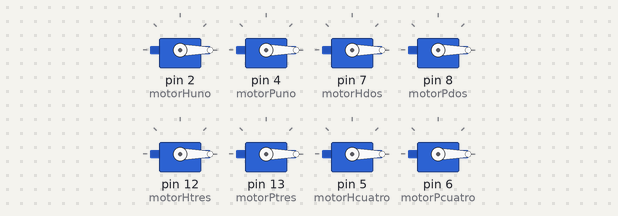
Recording of a sketch running on a simulated Arduino Uno, built with avr-gcc and run on an emulated ATmega328P. On the bench: 8 × servo.

Above: at 0.05 s.
At 1.75 s:
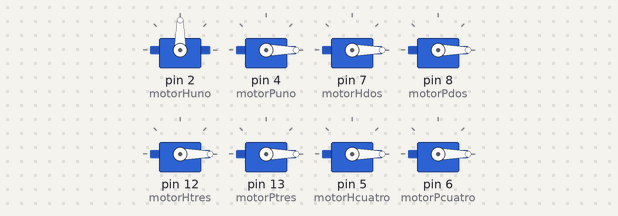
At 2.6 s:
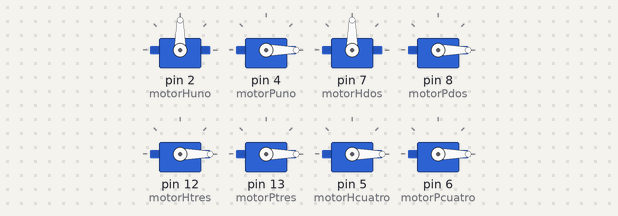
At 3.5 s:
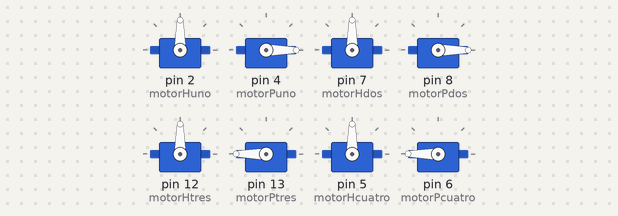
At 5.0 s:
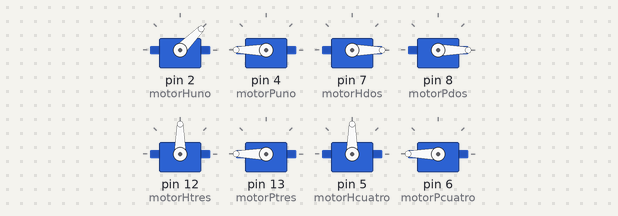
At 7.0 s:
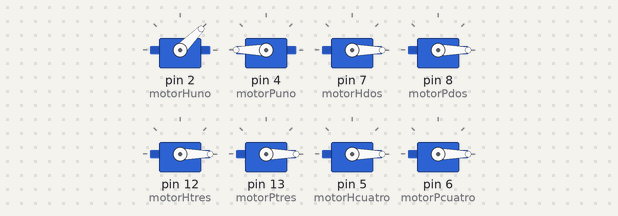
Timing chart, 0 to 11.7 s (numbered marks = the images above):
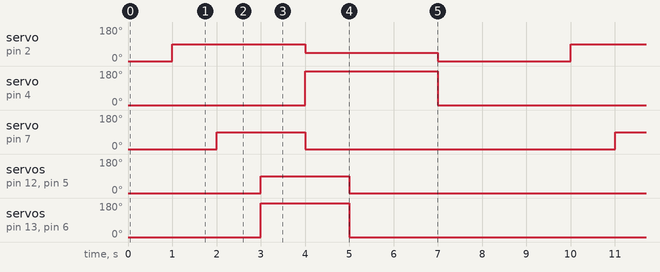

The sketch:

tripod_robot.ino
```cpp
#include <Servo.h>

int angulo;
Servo motorHuno;
Servo motorPuno;
Servo motorHdos ;
Servo motorPdos;
Servo motorHtres;
Servo motorPtres;
Servo motorHcuatro;
Servo motorPcuatro;
void setup() {
Serial.begin (9600);
 motorHuno.attach (2);
 motorPuno.attach (4);
 motorHdos.attach (7);
 motorPdos.attach (8);
 motorHtres.attach (12) ;
 motorPtres.attach(13) ;
 motorHcuatro.attach (5);
 motorPcuatro.attach (6);
}

void loop() {

  motorHuno.write(0);
 motorPuno.write(0);
 motorHdos.write(0);
 motorPdos.write (0);
 motorHtres.write(0);
 motorPtres.write(0);
 motorHcuatro.write (0);
 motorPcuatro.write (0);
delay (1000);

 motorHuno.write(90);
 motorPuno.write(0);
 delay (1000);
 motorHdos.write(90);
 motorPdos.write (0);
 delay (1000);
 motorHtres.write(90);
 motorPtres.write(180);
 motorHcuatro.write (90);
 motorPcuatro.write (180);
delay (1000);

motorHuno.write(45);
 motorPuno.write(330);
 motorHdos.write(0);
 motorPdos.write (0);
 delay (1000);
 motorHtres.write(0);
 motorPtres.write(0);
 motorHcuatro.write (0);
 motorPcuatro.write (0);
 delay (2000) ;

 motorHuno.write(0);
 motorPuno.write(-45);
 motorHdos.write(0);
 motorPdos.write (-45);
 delay (2000);
 motorHtres.write(0);
 motorPtres.write(-45);
 motorHcuatro.write (0);
 motorPcuatro.write(-45);


}
```

Measured:
- by itself, servo on pin 2 (motorHuno): repeats every 9.0 s: 45° 3.0 s, 0° 3.0 s, 90° 3.0 s
- by itself, servo on pin 4 (motorPuno): alternates 180° for 3.0 s and 0° for 6.0 s
- by itself, servo on pin 7 (motorHdos), servo on pin 12 (motorHtres), servo on pin 5 (motorHcuatro): alternates 90° for 2.0 s and 0° for 7.0 s
- by itself, servo on pin 13 (motorPtres), servo on pin 6 (motorPcuatro): alternates 180° for 2.0 s and 0° for 7.0 s
